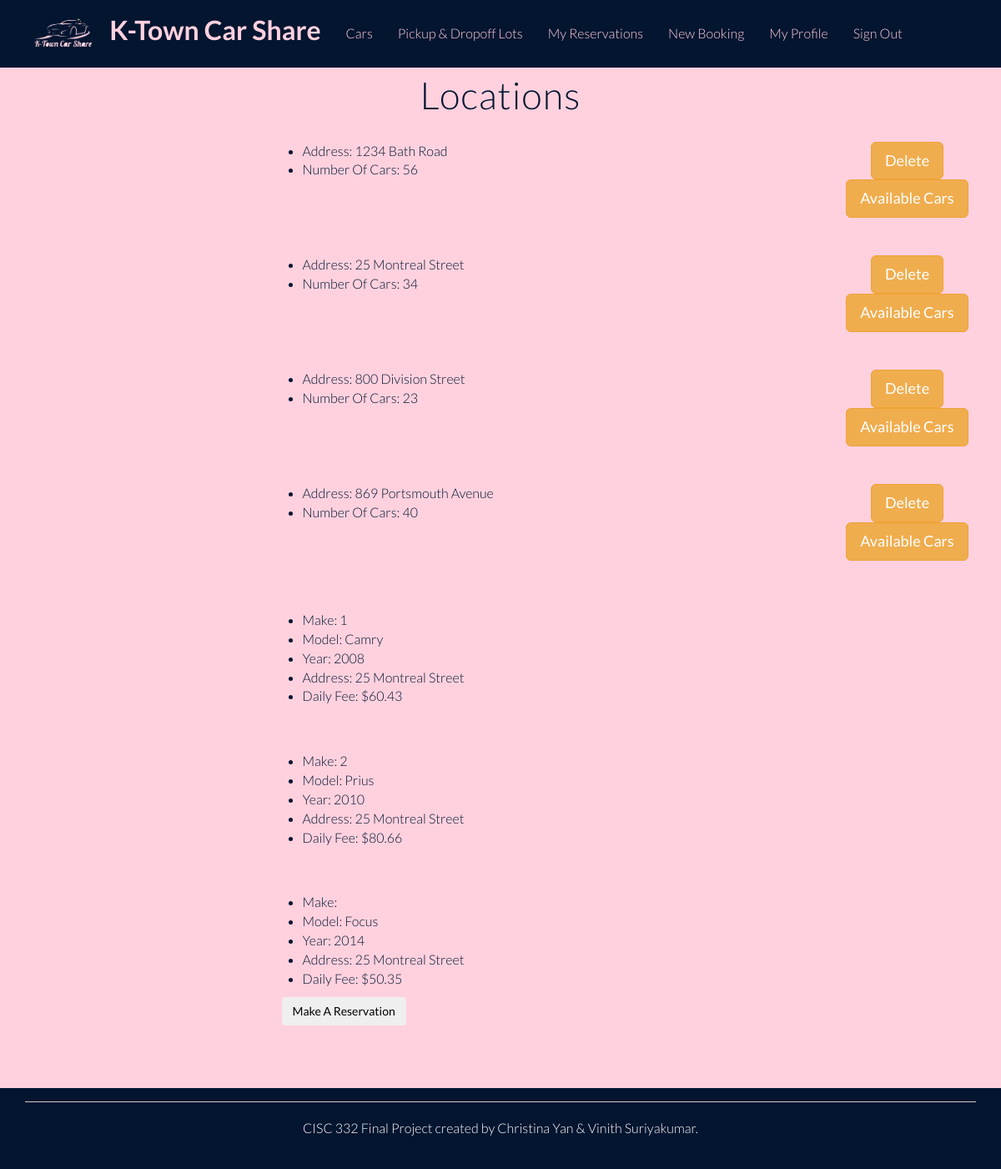
The page /adminLots.php?availableCars=25 Montreal Street on the database its author committed.
### tables this page shows
CREATE TABLE ParkingLocations(
    lotAddress VARCHAR(255) NOT NULL,
    numberOfCars INT NOT NULL,
    PRIMARY KEY(lotAddress)
);

CREATE TABLE Reservation(
    reservationNumber INT NOT NULL AUTO_INCREMENT,
    accessCode CHAR(10) NOT NULL,
    memberNumber INT NOT NULL,
    VIN INT NOT NULL,
    startDateTime DATETIME NOT NULL,
    endDateTime DATETIME NOT NULL,
    reservationLength INT NOT NULL,
    PRIMARY KEY(reservationNumber),
    FOREIGN KEY(memberNumber) REFERENCES Member(memberNumber),
    FOREIGN KEY(VIN) REFERENCES Car(VIN),
    UNIQUE(accessCode)
);

CREATE TABLE Car(
    VIN INT NOT NULL AUTO_INCREMENT,
    make VARCHAR(255) NOT NULL,
    model VARCHAR(255) NOT NULL,
    year INT(4) NOT NULL,
    lotAddress VARCHAR(255) NOT NULL,
    dailyFee DECIMAL(5,2) NOT NULL,
    carCondition ENUM("damaged","normal","not running") NOT NULL,
    carOdometer FLOAT NOT NULL,
    picturePath VARCHAR(255),
    PRIMARY KEY (VIN),
    FOREIGN KEY (lotAddress) REFERENCES ParkingLocations(lotAddress)
);

### adminLots.php (the view, shortened to what this page needs)
<!DOCTYPE html>
<html lang="en">
	<head>
		<link href="css/bootstrap.css" rel="stylesheet">
		<link href="css/main.css" rel="stylesheet">
	</head>
	<body>
			<div class="navbar navbar-default navbar-fixed-top">
				<div class="container">
					<div class="navbar-header">
						<a class="navbar-brand" href="index.php"> <img src="img/logo v1.png" height="50"> <b>K-Town Car Share</b> </a>
					</div>
					<div class="navbar-collapse collapse">
					<ul class="nav navbar-nav navbasr-right" style="padding-top: 15px;">
						<li><a href="cars.php">Cars</a></li>
						<li><a href="lots.php">Pickup & Dropoff Lots</a></li>
						<li><a href="currentRes.php">My Reservations</a></li>
						<li><a href="newRes.php">New Booking</a></li>
						<li><a href="editprofile.php">My Profile</a></li>
						<li><a href="login.php?logout=1">Sign Out</a></li>
					</ul>
					</div>
				</div>
			</div>
		<div id="headerwrap" style="padding-top: 50px; min-height: 590px;">
			<div class="container">
				<div class="form-group">
					<div class="col-lg-9-offset-1" style="padding-bottom:15px">
						<h1 style="text-align: center; color: #041530;">Locations</h1>
				</div>
				<div class="form-group">
					<?php
						include 'config/connection.php';
						$lotsQueryResult = "SELECT DISTINCT * FROM PARKINGLOCATIONS";
						$lotsQueryResult = mysqli_query($con,$lotsQueryResult);
						while($rowLotName = mysqli_fetch_array($lotsQueryResult)){
							echo "<div class='row' style='padding-bottom: 45px'>";
							echo "<div class='col-md-3'>";
							echo "</div>";
							echo "<div class='col-md-7' style='padding-left:15px;'>";
							echo "<ul style='color: #041530'>";
							echo "<li> Address: ".$rowLotName['lotAddress']. "</li>";
							echo "<li> Number Of Cars: ".$rowLotName['numberOfCars']. "</li>";
							echo "</ul>";
							echo "</div>";
                            echo" <div style='text-align: center;'>";
                                    echo"<form name='locationDelete' id='locationDelete' action='adminLots.php?deleteLots=".$rowLotName['lotAddress']."' method='POST'>";
								    echo "<button type='submit' class='btn btn-warning btn-lg' name='deleteLot'>Delete</button>";
                                    echo "</form>";
                                    echo"<form name='availableCars' id='availableCars' action='adminLots.php?availableCars=".$rowLotName['lotAddress']."' method='POST'>";
								    echo "<button type='submit' class='btn btn-warning btn-lg' name='availableCars'>Available Cars</button>";
                                    echo "</form>";
                                    echo "</div>";
							echo "</div>";
						}
					?>
				</div>
                <?php
                    if(isset($_GET['availableCars'])){
                        include 'config/connection.php';
                        $today = date("Y-m-d H:i:s");
                        $availableCarsResult = "SELECT * FROM CAR LEFT JOIN RESERVATION on car.VIN = Reservation.VIN WHERE CAR.VIN NOT IN (SELECT VIN FROM CAR NATURAL JOIN RESERVATION WHERE startDateTime='".$today."') AND Car.lotAddress='".$_GET['availableCars']."' AND Car.carCondition='normal'";
                        $availableCarsResult = mysqli_query($con,$availableCarsResult);
                        if(!$availableCarsResult){
                            printf("Error: %s\n", mysqli_error($con));
   							exit();
                        }else{
                            while($rowCarName = mysqli_fetch_array($availableCarsResult)){
                                echo "<div class='row' style='padding-bottom: 45px'>";
                                echo "<div class='col-md-3'>";
                                echo "</div>";
                                echo "<div class='col-md-7' style='padding-left:15px;'>";
                                echo "<ul style='color: #041530'>";
                                echo "<li> Make: ".$rowCarName['VIN']. "</li>";
                                echo "<li> Model: ".$rowCarName['model']. "</li>";
                                echo "<li> Year: " .$rowCarName['year']. "</li>";
                                echo "<li> Address: ".$rowCarName['lotAddress']. "</li>";
                                echo "<li> Daily Fee: $".$rowCarName['dailyFee']."</li>";
                                echo "</ul>";
                                if($rowCarName['reservationNumber']==NULL){
                                      echo "<form name='makeReservation' id='makeReservation' action='newBooking.php?VIN=".$rowCarName['VIN']."' method='POST'>";
                                    echo "<div class='form-group' style='padding-left: 15px'>";
                                    echo "<button type='submit' class='btn' style: 'background-color:#041530' >Make A Reservation</button>";
                                    echo "</div>";
                                    echo "</form>";
                                }
                                echo "</div>";
                                echo "</div>";
						}
                        }
                    }
                ?>
				</div>
			</div>
		</div>
		<div class="container">
			<hr>
			<p class="centered">CISC 332 Final Project created by Christina Yan &amp; Vinith Suriyakumar.</p>
		</div>
		</body>
</html>

### css/main.css (style rules this page uses)
body { background-color: #041530; font-family: 'Lato', sans-serif; font-weight: 300; font-size: 16px; color: white; -webkit-font-smoothing: antialiased; -webkit-overflow-scrolling: touch; }
h1, h2, h3, h4, h5, h6 { font-family: 'Lato', sans-serif; font-weight: 300; color: #333; }
h1 { font-size: 40px; color: #ffd1de; }
p { line-height: 28px; margin-bottom: 15px; font-size: 16px; }
.centered { text-align: center; }
a { color: #ffd1de; word-wrap: break-word; -webkit-transition: color 0.1s ease-in, background 0.1s ease-in; -moz-transition: color 0.1s ease-in, background 0.1s ease-in; -ms-transition: color 0.1s ease-in, background 0.1s ease-in; -o-transition: color 0.1s ease-in, background 0.1s ease-in; transition: color 0.1s ease-in, background 0.1s ease-in; }
a:before, a:after { -webkit-transition: color 0.1s ease-in, background 0.1s ease-in; -moz-transition: color 0.1s ease-in, background 0.1s ease-in; -ms-transition: color 0.1s ease-in, background 0.1s ease-in; -o-transition: color 0.1s ease-in, background 0.1s ease-in; transition: color 0.1s ease-in, background 0.1s ease-in; }
hr { display: block; height: 1px; border: 0; border-top: 1px solid #ccc; margin: 1em 0; padding: 0; }
.navbar-default { background-color: #041530; border-color: transparent; }
.navbar-default .navbar-brand { color: #ffd1de; font-size: 200% }
.navbar-default .navbar-nav > li > a { color: #ffd1de; }
#headerwrap { background-color: #ffd1de; margin-top: -20px; padding-top: 200px; background-attachment: relative; background-position: center center; min-height: 680px; width: 100%; -webkit-background-size: 100%; -moz-background-size: 100%; -o-background-size: 100%; background-size: 100%; -webkit-background-size: cover; -moz-background-size: cover; -o-background-size: cover; background-size: cover; }
#headerwrap h1 { margin-top: 60px; margin-bottom: 15px; color: white; font-size: 45px; font-weight: 300; letter-spacing: 1px; }

### rows shown on the page
parkinglocations: lotAddress "1234 Bath Road", numberOfCars "56"
parkinglocations: lotAddress "25 Montreal Street", numberOfCars "34"
parkinglocations: lotAddress "800 Division Street", numberOfCars "23"
parkinglocations: lotAddress "869 Portsmouth Avenue", numberOfCars "40"
reservation: VIN "1", VIN.model "Camry", VIN.year "2008", VIN.lotAddress "25 Montreal Street", VIN.dailyFee "60.43"
reservation: VIN "2", VIN.model "Prius", VIN.year "2010", VIN.lotAddress "25 Montreal Street", VIN.dailyFee "80.66"
car: model "Focus", year "2014", lotAddress "25 Montreal Street", dailyFee "50.35"
